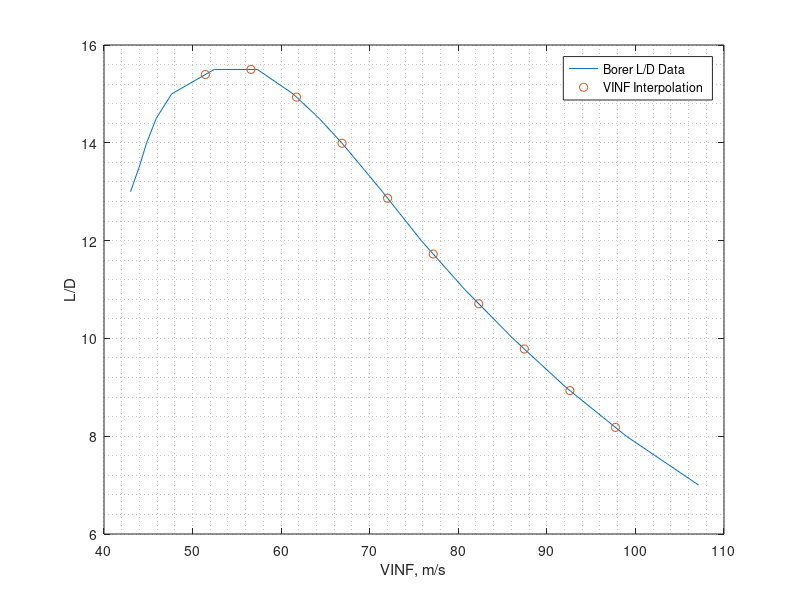

MATLAB code to generate this figure: (Note: this script raises an error after producing the figure.)
% clear
% clc
warning off
PLOTON = 1;

% Import Borer L/D Data
load('borer.mat')

% Define flight speed and conditions
KTAS = [100:10:190];
vecVEHVINF = KTAS*0.514444;
rho = 1.225;
altitude = 0;
weightN = 13344.6648; % 3000 lb in N
N = 2; % number of engines

% Load wing only VAP3 results
WING = load('VAP32_WING_VISCOUS.mat');
% Calculate CL at VINF and S&L flight
S    = WING.OUTP(1).valAREA; % ref. platform area
CL   = weightN./(0.5*rho*vecVEHVINF.^2*S);


% interpolate alpha to maintain steady level flight at VINF 
% using wing only data
seqALPHA = interp1([WING.OUTP.vecCLv],[WING.OUTP.vecVEHALPHA],CL);

% get L/D from Borer Data
LD = interp1(borer(:,1),borer(:,2),KTAS);

if PLOTON == 1
    figure(1)
    plot(borer(:,1)*0.514444,borer(:,2),'-')
    hold on
    plot(vecVEHVINF,LD,'o')
    hold off
    grid minor
    xlabel('VINF, m/s')
    ylabel('L/D')
    legend('Borer L/D Data', 'VINF Interpolation')
end

% Calculate CD with Borer L/D Data
CD = CL./(LD);
% Calulate drag force in Newton
D  = 0.5*rho*vecVEHVINF.^2.*CD*S;
% Calculate Thrust force required from EACH PROP
T  = D/N;

% Load prop only VAP3 results
PROP = load('VAP31_CRUISE_PROP_J_CT_SWEEP.mat');
ROTDIAM  = PROP.OUTP(1).vecROTDIAM(1); % should be 1.524
ROTORRPM = PROP.OUTP(1).vecROTORRPM(1); %should be 2250
rps      = ROTORRPM/60;

% Calculate CT required to maintain S&L flight
CT = T/(rho*rps^2*ROTDIAM^4);

% use scatteredInterpolant to avoid meshgrid
propVINF = [PROP.OUTP.vecVINF]';
propCT   = [PROP.OUTP.vecCT_AVG]';
propColl = [PROP.OUTP.vecCOLLECTIVE]';


% meshgrids of 3d vinf,ct,collective data
propVINF = reshape(propVINF,[],length(unique(propVINF)));
propCT   = reshape(propCT,[],length(unique(propVINF)));
propColl = reshape(propColl,[],length(unique(propVINF)));

for n = 1:size(propVINF,1)
    [~,maxCTidx] = max(propCT(:,n));
    propCT(maxCTidx+1:end,n) = nan;
end




% idx = propColl<=0; % quick way to hack off the partially stalled propeller
idx = ~isnan(propCT);

F = scatteredInterpolant(propVINF(idx), propCT(idx), propColl(idx),'linear','none');

vecCOLLECTIVE = F(vecVEHVINF, CT);


vecCOLLECTIVE = vecCOLLECTIVE(~isnan(vecCOLLECTIVE));
CT = CT(~isnan(vecCOLLECTIVE));
vecVEHVINF = vecVEHVINF(~isnan(vecCOLLECTIVE));

if PLOTON == 1
    [Xq,Yq] = meshgrid(unique(propVINF),min(propCT):0.02:max(propCT));
    Vq = F(Xq,Yq);
    
    
    figure(2)
%         scatter3(propVINF(idx),propCT(idx),propColl(idx),50,propVINF(idx),'filled')
    surf(propVINF,propCT,propColl,'FaceAlpha',.8);
    xlabel('VINF, m/s')
    ylabel('CT')
    zlabel('Collective Pitch, deg')
    hold on
    scatter3(vecVEHVINF, CT, vecCOLLECTIVE,100,'.r')
    hold off
    grid minor
end

%%
% Running
warning off
filename = 'inputs/J_COLE_BASELINE_SYM.vap';
parfor i = 1:length(vecCOLLECTIVE)
    VAP_IN = [];
    VAP_IN.vecVEHALPHA = seqALPHA(i);
    VAP_IN.vecCOLLECTIVE = vecCOLLECTIVE(i);
    VAP_IN.vecVEHVINF = vecVEHVINF(i);
    VAP_IN.valSTARTFORCES = 0;
    VAP_IN.valMAXTIME = 200;
    
    OUTP(i) = fcnVAP_MAIN(filename, VAP_IN);
end

save('VAP32_WING+PROP_forCDo_TS200.mat')
%%
% CD
% [OUTP.vecCD]
% CD-[OUTP.vecCD]






